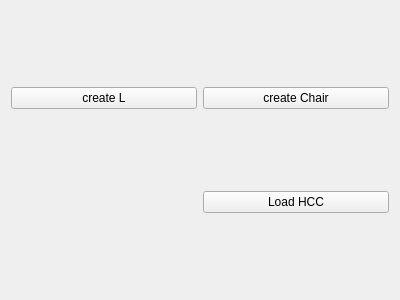
<?xml version="1.0" encoding="UTF-8"?>
<ui version="4.0">
 <class>foldem_widget</class>
 <widget class="QWidget" name="foldem_widget">
  <property name="geometry">
   <rect>
    <x>0</x>
    <y>0</y>
    <width>400</width>
    <height>300</height>
   </rect>
  </property>
  <property name="minimumSize">
   <size>
    <width>400</width>
    <height>0</height>
   </size>
  </property>
  <property name="maximumSize">
   <size>
    <width>400</width>
    <height>16777215</height>
   </size>
  </property>
  <property name="windowTitle">
   <string>Form</string>
  </property>
  <layout class="QGridLayout" name="gridLayout">
   <item row="0" column="0">
    <widget class="QPushButton" name="createL">
     <property name="text">
      <string>create L</string>
     </property>
    </widget>
   </item>
   <item row="0" column="1">
    <widget class="QPushButton" name="createChair">
     <property name="text">
      <string>create Chair</string>
     </property>
    </widget>
   </item>
   <item row="1" column="1">
    <widget class="QPushButton" name="load_hcc">
     <property name="text">
      <string>Load HCC</string>
     </property>
    </widget>
   </item>
  </layout>
 </widget>
 <resources/>
 <connections/>
</ui>
